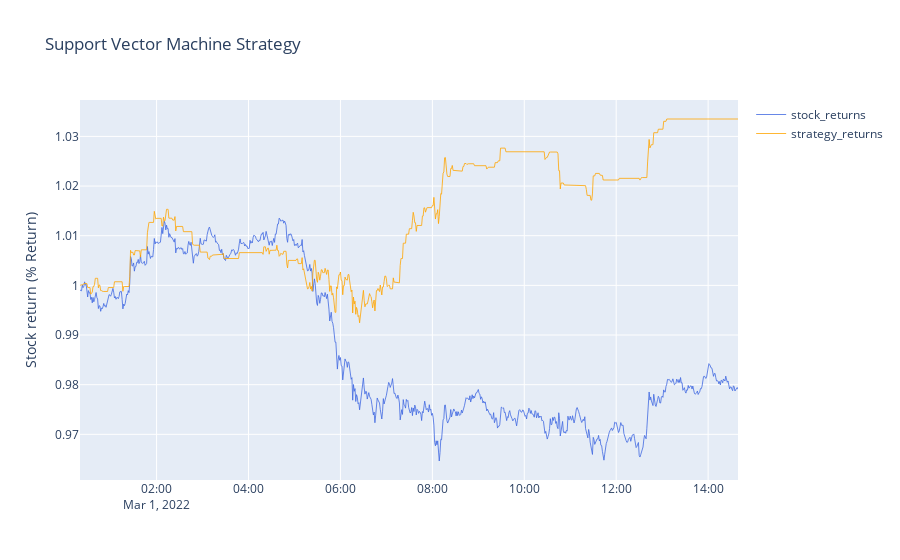

The code cell stored with this chart in its notebook:
### Code cell
#declare figure
fig = go.Figure()

#Set up traces
fig.add_trace(go.Scatter(x=df.index, y=(df['Ret'][split:]+1).cumprod(),line=dict(color='royalblue', width=.8), name = 'stock_returns'))
fig.add_trace(go.Scatter(x=df.index, y=(df['Ret1'][split:]+1).cumprod(),line=dict(color='orange', width=.8), name = 'strategy_returns'))

# Add titles
fig.update_layout(
    title='Support Vector Machine Strategy',
    yaxis_title='Stock return (% Return)')

fig.show()

### Figure 1 — Plotly figure (JSON) as saved in the notebook; plotly's stock layout.template omitted (floating-point values rounded to 4 significant figures; data arrays with more than 128 entries replaced by an {"elided": "..."} marker saying what was removed)
{"data": [{"line": {"color": "royalblue", "width": 0.8}, "name": "stock_returns", "type": "scatter", "x": {"elided": "4300 str values"}, "y": {"elided": "860 float values"}}, {"line": {"color": "orange", "width": 0.8}, "name": "strategy_returns", "type": "scatter", "x": {"elided": "4300 str values"}, "y": {"elided": "860 float values"}}], "layout": {"title": {"text": "Support Vector Machine Strategy"}, "yaxis": {"title": {"text": "Stock return (% Return)"}}}}
